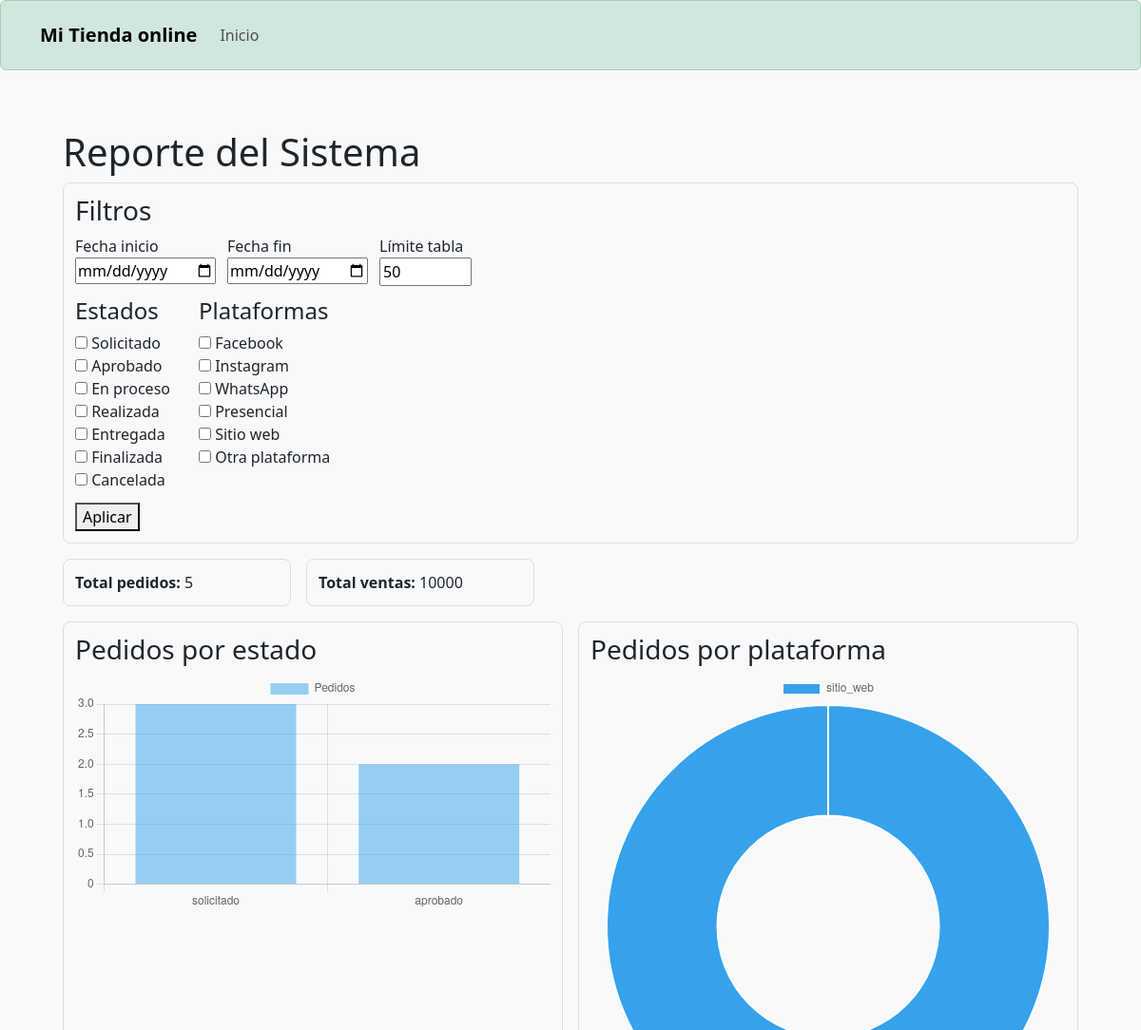
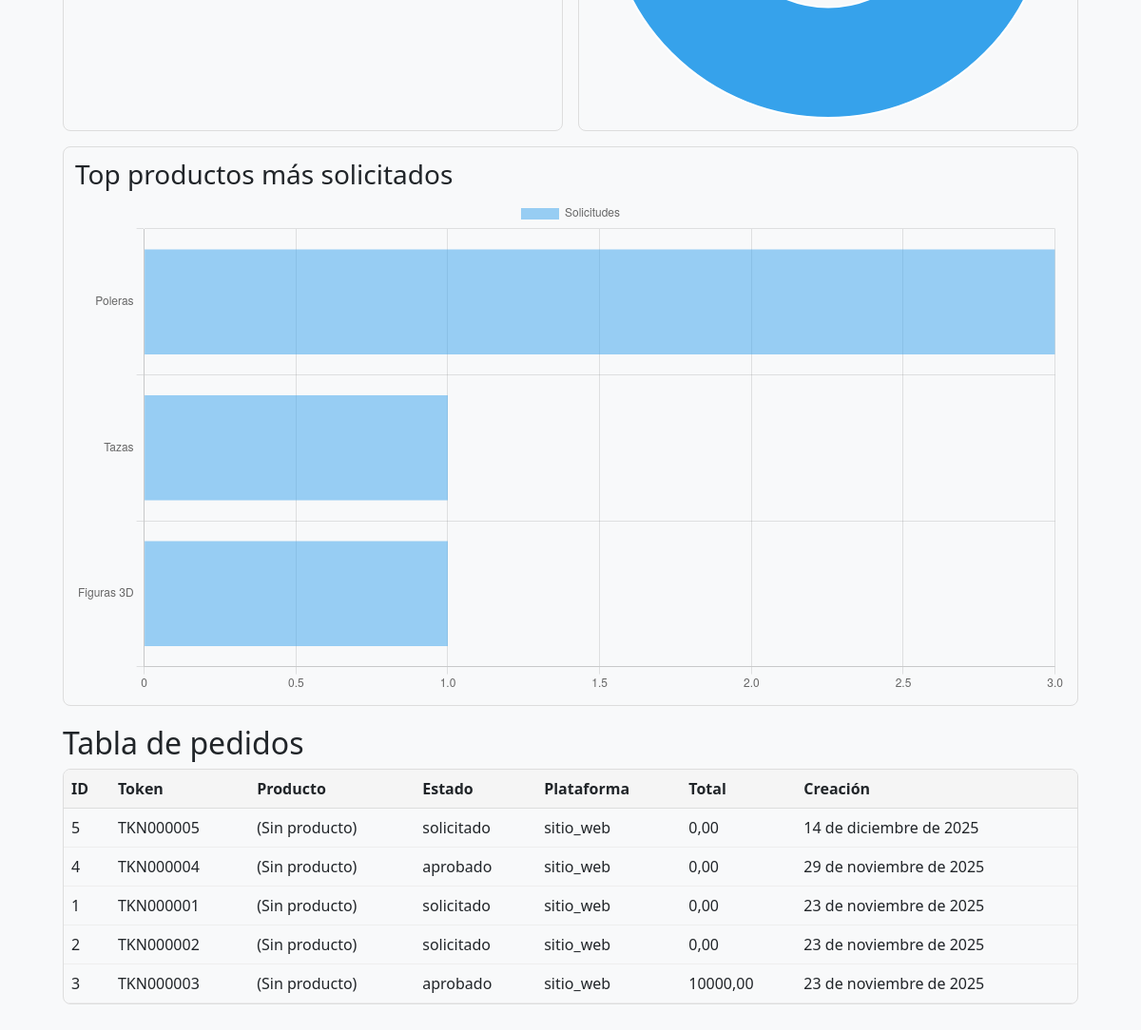
The page /reportes/ (signed in) on the database its author committed (2 pictures, top to bottom).
### mainApp/models.py (models this page shows, shortened)
class Pedido(models.Model):
    ESTADO_PEDIDO_CHOICES = (
        ("solicitado", "Solicitado"),
        ("aprobado", "Aprobado"),
        ("en_proceso", "En proceso"),
        ("realizada", "Realizada"),
        ("entregada", "Entregada"),
        ("finalizada", "Finalizada"),
        ("cancelada", "Cancelada"),
    )
    ESTADO_PAGO_CHOICES = (
        ("pendiente", "Pendiente"),
        ("parcial", "Parcial"),
        ("pagado", "Pagado"),
    )
    PLATAFORMA_ORIGEN_CHOICES = (
        ("facebook", "Facebook"),
        ("instagram", "Instagram"),
        ("whatsapp", "WhatsApp"),
        ("presencial", "Presencial"),
        ("sitio_web", "Sitio web"),
        ("otro", "Otra plataforma"),
    )
    cliente_nombre = models.CharField(max_length=150)
    cliente_email = models.EmailField(blank=True)
    cliente_telefono = models.CharField(max_length=30, blank=True)
    cliente_red_social = models.CharField(max_length=150,blank=True,help_text="Opcional: @usuario de Instagram, Facebook, etc.",)
    producto_referencia = models.ForeignKey(Producto,on_delete=models.SET_NULL,null=True,blank=True)
    descripcion = models.TextField("Descripción de lo solicitado")
    fecha_solicitada = models.DateField(null=True,blank=True,help_text="Fecha en que necesita el producto",)
    plataforma_origen = models.CharField(max_length=20,choices=PLATAFORMA_ORIGEN_CHOICES,default="sitio_web",)
    plataforma_otro = models.CharField(max_length=100,blank=True,help_text="Especificar",)
    estado = models.CharField(max_length=20,choices=ESTADO_PEDIDO_CHOICES,default="solicitado",)
    estado_pago = models.CharField(max_length=20,choices=ESTADO_PAGO_CHOICES,default="pendiente",)
    total = models.DecimalField(max_digits=10,decimal_places=2,default=0,)
    monto_pagado = models.DecimalField(max_digits=10,decimal_places=2,default=0,)
    token_seguimiento = models.CharField(max_length=20,unique=True,editable=False,blank=True,default="",)
    fecha_creacion = models.DateField(null=True,blank=True)
    fecha_actualizacion = models.DateField(null=True,blank=True)

### mainApp/views.py (the view)
# urls.py: path("reportes/", views.reporte_sistema, name="reporte_sistema"),
@login_required
@user_passes_test(_staff_only)
def reporte_sistema(request):
    form = ReporteFiltroForm(request.GET or None)
    qs = Pedido.objects.all().select_related("producto_referencia").order_by("-fecha_creacion")
    fecha_inicio = None
    fecha_fin = None
    estados = []
    plataformas = []
    limite = 50
    if form.is_valid():
        fecha_inicio = form.cleaned_data.get("fecha_inicio")
        fecha_fin = form.cleaned_data.get("fecha_fin")
        estados = form.cleaned_data.get("estados") or []
        plataformas = form.cleaned_data.get("plataformas") or []
        limite = form.cleaned_data.get("limite") or 50
    if fecha_inicio or fecha_fin:
        if fecha_inicio:
            dt_ini = timezone.make_aware(datetime.combine(fecha_inicio, time.min))
            qs = qs.filter(fecha_creacion__gte=dt_ini)
        if fecha_fin:
            dt_fin = timezone.make_aware(datetime.combine(fecha_fin, time.max))
            qs = qs.filter(fecha_creacion__lte=dt_fin)
    else:
        qs = qs.filter(fecha_creacion__gte=timezone.now() - timezone.timedelta(days=30))
    if estados:
        qs = qs.filter(estado__in=estados)
    if plataformas:
        qs = qs.filter(plataforma_origen__in=plataformas)
    pedidos_tabla = qs[:limite]
    total_pedidos = qs.count()
    total_ventas = qs.aggregate(s=Sum("total"))["s"] or 0
    pedidos_por_estado = list(
        qs.values("estado").annotate(total=Count("id")).order_by("-total")
    )
    pedidos_por_plataforma = list(
        qs.values("plataforma_origen").annotate(total=Count("id")).order_by("-total")
    )
    top_productos = list(
        qs.exclude(producto_referencia__isnull=True)
            .values("producto_referencia__nombre")
            .annotate(total=Count("id"))
            .order_by("-total")[:10]
    )
    estado_labels = [x["estado"] for x in pedidos_por_estado]
    estado_data = [x["total"] for x in pedidos_por_estado]
    plat_labels = [x["plataforma_origen"] for x in pedidos_por_plataforma]
    plat_data = [x["total"] for x in pedidos_por_plataforma]
    prod_labels = [x["producto_referencia__nombre"] for x in top_productos]
    prod_data = [x["total"] for x in top_productos]
    context = {
        "form": form,
        "pedidos_tabla": pedidos_tabla,
        "total_pedidos": total_pedidos,
        "total_ventas": total_ventas,
        "estado_labels": estado_labels,
        "estado_data": estado_data,
        "plat_labels": plat_labels,
        "plat_data": plat_data,
        "prod_labels": prod_labels,
        "prod_data": prod_data,
    }
    return render(request, "reporte_sistema.html", context)

### mainApp/forms.py
class ReporteFiltroForm(forms.Form):
    fecha_inicio = forms.DateField(
        required=False,
        widget=forms.DateInput(attrs={"type": "date"})
    )
    fecha_fin = forms.DateField(
        required=False,
        widget=forms.DateInput(attrs={"type": "date"})
    )
    estados = forms.MultipleChoiceField(
        required=False,
        choices=Pedido.ESTADO_PEDIDO_CHOICES,
        widget=forms.CheckboxSelectMultiple
    )
    plataformas = forms.MultipleChoiceField(
        required=False,
        choices=Pedido.PLATAFORMA_ORIGEN_CHOICES,
        widget=forms.CheckboxSelectMultiple
    )
    limite = forms.IntegerField(
        required=False,
        min_value=1,
        max_value=500,
        initial=50
    )

### mainApp/views.py (called while the page is built)
def _staff_only(user):
    return user.is_staff

### mainApp/templates/reporte_sistema.html (shortened to what this page needs)
{% extends "base.html" %}
{% load static %}
{% block content %}
<div style="max-width: 1100px; margin: 0 auto; padding: 16px;">
    <h1>Reporte del Sistema</h1>
    <form method="get" style="border: 1px solid #ddd; padding: 12px; border-radius: 8px; margin-bottom: 16px;">
        <h3>Filtros</h3>
        <div style="display:flex; gap:12px; flex-wrap: wrap;">
            <div>
                <label>Fecha inicio</label><br>
                {{ form.fecha_inicio }}
            </div>
            <div>
                <label>Fecha fin</label><br>
                {{ form.fecha_fin }}
            </div>
            <div>
                <label>Límite tabla</label><br>
                {{ form.limite }}
            </div>
        </div>
        <div style="display:flex; gap:30px; flex-wrap: wrap; margin-top: 12px;">
            <div>
                <h4>Estados</h4>
                {{ form.estados }}
            </div>
            <div>
                <h4>Plataformas</h4>
                {{ form.plataformas }}
            </div>
        </div>
        <button type="submit" style="margin-top: 12px;">Aplicar</button>
    </form>
    <div style="display:flex; gap:16px; flex-wrap: wrap; margin-bottom: 16px;">
        <div style="border:1px solid #ddd; padding:12px; border-radius:8px; min-width: 240px;">
            <strong>Total pedidos:</strong> {{ total_pedidos }}
        </div>
        <div style="border:1px solid #ddd; padding:12px; border-radius:8px; min-width: 240px;">
            <strong>Total ventas:</strong> {{ total_ventas }}
        </div>
    </div>
    <div style="display:grid; grid-template-columns: 1fr 1fr; gap:16px;">
        <div style="border:1px solid #ddd; padding:12px; border-radius:8px;">
            <h3>Pedidos por estado</h3>
            <canvas id="chartEstado"></canvas>
        </div>
        <div style="border:1px solid #ddd; padding:12px; border-radius:8px;">
            <h3>Pedidos por plataforma</h3>
            <canvas id="chartPlataforma"></canvas>
        </div>
        <div style="border:1px solid #ddd; padding:12px; border-radius:8px; grid-column: 1 / -1;">
            <h3>Top productos más solicitados</h3>
            <canvas id="chartProductos"></canvas>
        </div>
    </div>
    <h2 style="margin-top: 20px;">Tabla de pedidos</h2>
    <div style="overflow:auto; border:1px solid #ddd; border-radius:8px;">
        <table style="width:100%; border-collapse: collapse;">
            <thead>
                <tr style="background:#f5f5f5;">
                    <th style="padding:8px; border-bottom:1px solid #ddd;">ID</th>
                    <th style="padding:8px; border-bottom:1px solid #ddd;">Token</th>
                    <th style="padding:8px; border-bottom:1px solid #ddd;">Producto</th>
                    <th style="padding:8px; border-bottom:1px solid #ddd;">Estado</th>
                    <th style="padding:8px; border-bottom:1px solid #ddd;">Plataforma</th>
                    <th style="padding:8px; border-bottom:1px solid #ddd;">Total</th>
                    <th style="padding:8px; border-bottom:1px solid #ddd;">Creación</th>
                </tr>
            </thead>
            <tbody>
                {% for p in pedidos_tabla %}
                <tr>
                    <td style="padding:8px; border-bottom:1px solid #eee;">{{ p.id }}</td>
                    <td style="padding:8px; border-bottom:1px solid #eee;">{{ p.token_seguimiento }}</td>
                    <td style="padding:8px; border-bottom:1px solid #eee;">{{ p.producto.nombre|default:"(Sin producto)" }}</td>
                    <td style="padding:8px; border-bottom:1px solid #eee;">{{ p.estado }}</td>
                    <td style="padding:8px; border-bottom:1px solid #eee;">{{ p.plataforma_origen }}</td>
                    <td style="padding:8px; border-bottom:1px solid #eee;">{{ p.total }}</td>
                    <td style="padding:8px; border-bottom:1px solid #eee;">{{ p.fecha_creacion }}</td>
                </tr>
                {% empty %}
                <tr>
                    <td colspan="7" style="padding:10px;">No hay pedidos con esos filtros.</td>
                </tr>
                {% endfor %}
            </tbody>
        </table>
    </div>
</div>
<script>
    const estadoLabels = JSON.parse(document.getElementById("estado-labels").textContent);
    const estadoData   = JSON.parse(document.getElementById("estado-data").textContent);
    const platLabels = JSON.parse(document.getElementById("plat-labels").textContent);
    const platData   = JSON.parse(document.getElementById("plat-data").textContent);
    const prodLabels = JSON.parse(document.getElementById("prod-labels").textContent);
    const prodData   = JSON.parse(document.getElementById("prod-data").textContent);
    new Chart(document.getElementById("chartEstado"), {
        type: "bar",
        data: {
            labels: estadoLabels,
            datasets: [{ label: "Pedidos", data: estadoData }]
        }
    });
    new Chart(document.getElementById("chartPlataforma"), {
        type: "doughnut",
        data: {
            labels: platLabels,
            datasets: [{ label: "Pedidos", data: platData }]
        }
    });
    new Chart(document.getElementById("chartProductos"), {
        type: "bar",
        data: {
            labels: prodLabels,
            datasets: [{ label: "Solicitudes", data: prodData }]
        },
        options: { indexAxis: "y" }
    });
</script>
{% endblock %}

### mainApp/templates/base.html (style rules this page uses)
body { background: #f8f9fa; padding-bottom: 40px; }

### rows shown on the page
Pedido: id "5", token_seguimiento "TKN000005", producto.nombre "(Sin producto)", estado "solicitado", plataforma_origen "sitio_web", total "0,00", fecha_creacion "14 de diciembre de 2025"
Pedido: id "4", token_seguimiento "TKN000004", producto.nombre "(Sin producto)", estado "aprobado", plataforma_origen "sitio_web", total "0,00", fecha_creacion "29 de noviembre de 2025"
Pedido: id "1", token_seguimiento "TKN000001", producto.nombre "(Sin producto)", estado "solicitado", plataforma_origen "sitio_web", total "0,00", fecha_creacion "23 de noviembre de 2025"
Pedido: id "2", token_seguimiento "TKN000002", producto.nombre "(Sin producto)", estado "solicitado", plataforma_origen "sitio_web", total "0,00", fecha_creacion "23 de noviembre de 2025"
Pedido: id "3", token_seguimiento "TKN000003", producto.nombre "(Sin producto)", estado "aprobado", plataforma_origen "sitio_web", total "10000,00", fecha_creacion "23 de noviembre de 2025"

### other values the page prints
{{ total_pedidos }} "5"
{{ total_ventas }} "10000"
